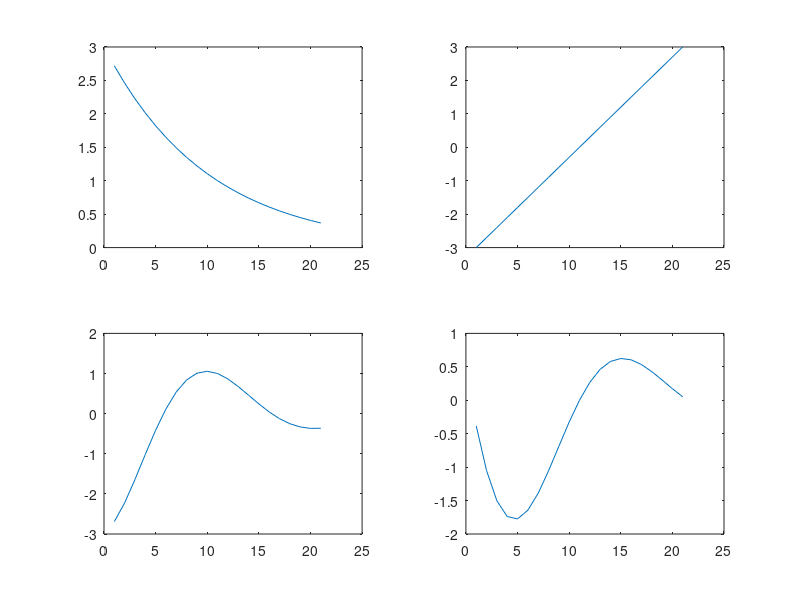

MATLAB code for this plot:
clc;
clear all;
close all;
n=-10:10;
x=exp((-0.1+j*0.3).*n);
mag=abs(x);
phase=angle(x);
realx=real(x);
imaginaryx=imag(x);
subplot(2,2,1);
plot(mag);
subplot(2,2,2);
plot(phase);
subplot(2,2,3);
plot(realx);
subplot(2,2,4);
plot(imaginaryx);
